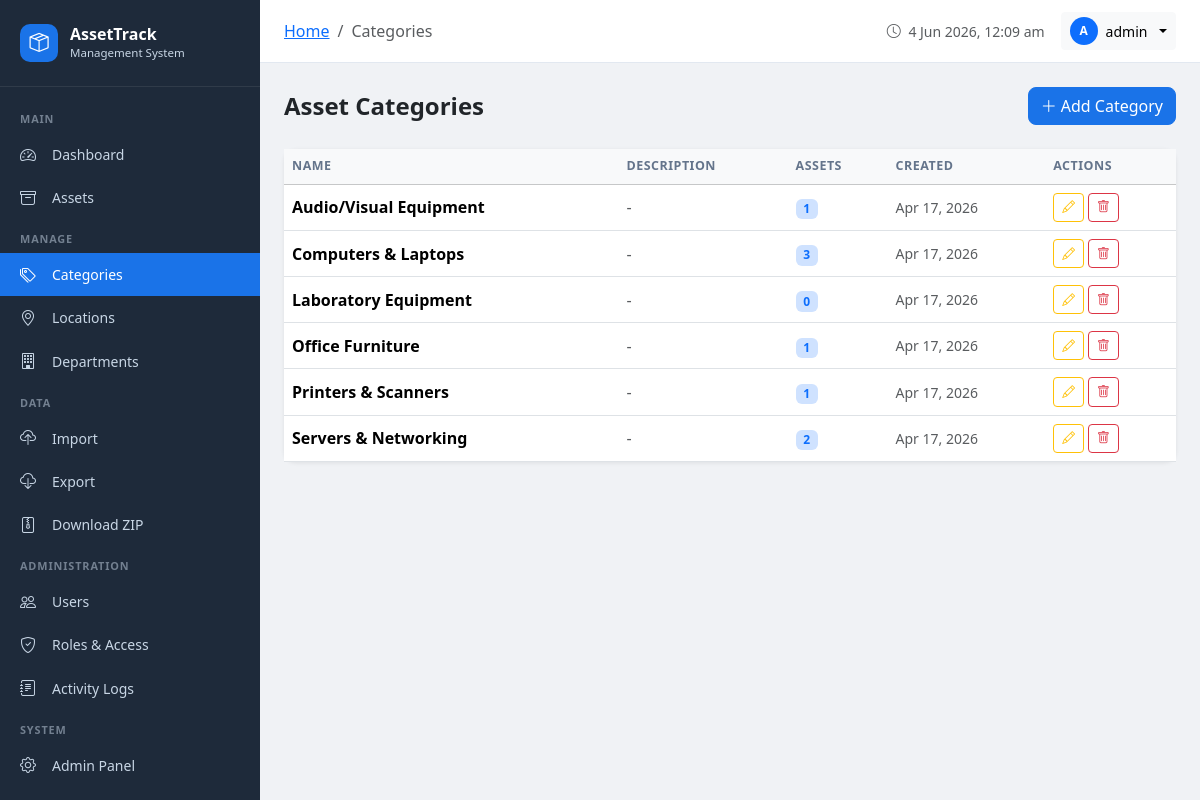
Page /categories/ (signed in) on the committed database.
### assets/models.py (models this page shows, shortened)
class Category(models.Model):
    name = models.CharField(max_length=100, unique=True)
    description = models.TextField(blank=True)
    created_at = models.DateTimeField(auto_now_add=True)
    class Meta:
        verbose_name_plural = 'Categories'
        ordering = ['name']

### assets/views.py (the view)
# urls.py: path('categories/', views.category_list, name='category_list'),
@login_required
def category_list(request):
    categories = Category.objects.annotate(asset_count=Count('assets')).order_by('name')
    return render(request, 'assets/category_list.html', {'categories': categories})

### accounts/context_processors.py (called while the page is built)
def user_profile(request):
    if request.user.is_authenticated:
        profile, _ = UserProfile.objects.get_or_create(user=request.user)
        return {'user_profile': profile}
    return {'user_profile': None}

### templates/assets/category_list.html (shortened to what this page needs)
{% extends 'base.html' %}
{% block breadcrumb %}
<li class="breadcrumb-item"><a href="{% url 'dashboard' %}">Home</a></li>
<li class="breadcrumb-item active">Categories</li>
{% endblock %}
{% block content %}
<div class="d-flex align-items-center justify-content-between mb-4">
    <h4 class="fw-bold mb-0">Asset Categories</h4>
    <a href="{% url 'category_create' %}" class="btn btn-primary"><i class="bi bi-plus-lg me-1"></i>Add Category</a>
</div>
<div class="card">
    <div class="table-responsive">
        <table class="table table-hover mb-0 align-middle">
            <thead class="table-light">
                <tr><th>Name</th><th>Description</th><th>Assets</th><th>Created</th><th>Actions</th></tr>
            </thead>
            <tbody>
                {% for cat in categories %}
                <tr>
                    <td class="fw-semibold">{{ cat.name }}</td>
                    <td class="text-muted">{{ cat.description|default:'-'|truncatechars:60 }}</td>
                    <td><span class="badge bg-primary-subtle text-primary">{{ cat.asset_count }}</span></td>
                    <td class="small text-muted">{{ cat.created_at|date:"M d, Y" }}</td>
                    <td>
                        <div class="d-flex gap-1">
                            <a href="{% url 'category_edit' cat.pk %}" class="btn btn-sm btn-outline-warning btn-action"><i class="bi bi-pencil"></i></a>
                            <a href="{% url 'category_delete' cat.pk %}" class="btn btn-sm btn-outline-danger btn-action"><i class="bi bi-trash"></i></a>
                        </div>
                    </td>
                </tr>
                {% empty %}
                <tr><td colspan="5" class="text-center py-5 text-muted"><i class="bi bi-tags fs-1 d-block mb-2"></i>No categories yet. <a href="{% url 'category_create' %}">Add one</a></td></tr>
                {% endfor %}
            </tbody>
        </table>
    </div>
</div>
{% endblock %}

### templates/base.html (shortened to what this page needs)
<!DOCTYPE html>
<html lang="en">
<head>
    <link href="https://cdn.jsdelivr.net/npm/bootstrap@5.3.2/dist/css/bootstrap.min.css" rel="stylesheet">
    <link href="https://cdn.jsdelivr.net/npm/bootstrap-icons@1.11.3/font/bootstrap-icons.min.css" rel="stylesheet">
</head>
<body>
{% if user.is_authenticated %}
<div class="sidebar" id="sidebar">
    <div class="sidebar-brand">
        <div class="sidebar-brand-icon"><i class="bi bi-box-seam"></i></div>
        <div>
            <div class="sidebar-brand-text">AssetTrack</div>
            <div class="sidebar-brand-sub">Management System</div>
        </div>
    </div>
    <nav class="sidebar-nav">
        <div class="nav-section-title">Main</div>
        <a href="{% url 'dashboard' %}" class="nav-link {% if request.resolver_match.url_name == 'dashboard' %}active{% endif %}">
            <i class="bi bi-speedometer2"></i> Dashboard
        </a>
        <a href="{% url 'asset_list' %}" class="nav-link {% if 'asset' in request.resolver_match.url_name %}active{% endif %}">
            <i class="bi bi-archive"></i> Assets
        </a>
        <div class="nav-section-title">Manage</div>
        <a href="{% url 'category_list' %}" class="nav-link {% if 'category' in request.resolver_match.url_name %}active{% endif %}">
            <i class="bi bi-tags"></i> Categories
        </a>
        <a href="{% url 'location_list' %}" class="nav-link {% if 'location' in request.resolver_match.url_name %}active{% endif %}">
            <i class="bi bi-geo-alt"></i> Locations
        </a>
        <a href="{% url 'department_list' %}" class="nav-link {% if 'department' in request.resolver_match.url_name %}active{% endif %}">
            <i class="bi bi-building"></i> Departments
        </a>
        {% if user.is_superuser or user.profile.role.can_import_export %}
        <div class="nav-section-title">Data</div>
        <a href="{% url 'import_assets' %}" class="nav-link {% if request.resolver_match.url_name == 'import_assets' %}active{% endif %}">
            <i class="bi bi-cloud-upload"></i> Import
        </a>
        <a href="{% url 'export_assets' %}" class="nav-link">
            <i class="bi bi-cloud-download"></i> Export
        </a>
        <a href="{% url 'download_zip' %}" class="nav-link {% if request.resolver_match.url_name == 'download_zip' %}active{% endif %}">
            <i class="bi bi-file-zip"></i> Download ZIP
        </a>
        {% endif %}
        {% if user.is_superuser or user.profile.role.can_manage_users %}
        <div class="nav-section-title">Administration</div>
        <a href="{% url 'user_list' %}" class="nav-link {% if 'user' in request.resolver_match.url_name %}active{% endif %}">
            <i class="bi bi-people"></i> Users
        </a>
        <a href="{% url 'role_list' %}" class="nav-link {% if 'role' in request.resolver_match.url_name %}active{% endif %}">
            <i class="bi bi-shield-check"></i> Roles & Access
        </a>
        {% endif %}
        {% if user.is_superuser or user.profile.role.can_view_logs %}
        <a href="{% url 'activity_log_list' %}" class="nav-link {% if request.resolver_match.url_name == 'activity_log_list' %}active{% endif %}">
            <i class="bi bi-journal-text"></i> Activity Logs
        </a>
        {% endif %}
        {% if user.is_superuser %}
        <div class="nav-section-title">System</div>
        <a href="/admin/" class="nav-link" target="_blank">
            <i class="bi bi-gear"></i> Admin Panel
        </a>
        {% endif %}
    </nav>
</div>
<div class="main-content">
    <div class="topbar">
        <div class="topbar-left">
            <nav aria-label="breadcrumb" class="d-none d-md-block">
                <ol class="breadcrumb mb-0 small">
                    {% block breadcrumb %}{% endblock %}
                </ol>
            </nav>
        </div>
        <div class="d-flex align-items-center gap-3">
            <span class="text-muted small d-none d-sm-inline">
                <i class="bi bi-clock me-1"></i>
                <span id="current-time"></span>
            </span>
            <div class="dropdown">
                <button class="btn btn-light btn-sm dropdown-toggle d-flex align-items-center gap-2" data-bs-toggle="dropdown">
                    {% if user.profile.avatar %}
                    <img src="{{ user.profile.avatar.url }}" class="rounded-circle" width="28" height="28" style="object-fit:cover">
                    {% else %}
                    <div class="rounded-circle bg-primary d-flex align-items-center justify-content-center text-white" style="width:28px;height:28px;font-size:0.75rem;font-weight:700">
                        {{ user.username|first|upper }}
                    </div>
                    {% endif %}
                    <span class="d-none d-sm-inline">{{ user.get_full_name|default:user.username }}</span>
                </button>
            </div>
        </div>
    </div>
    <div class="page-content">
        {% block content %}{% endblock %}
    </div>
</div>
{% else %}
{% block auth_content %}{% endblock %}
{% endif %}
</body>
</html>

### templates/base.html (style rules this page uses)
:root { --sidebar-width: 260px; --primary: #1a73e8; --sidebar-bg: #1e2a3a; --sidebar-text: #c8d6e5; --sidebar-hover: #2d3f55; --sidebar-active: #1a73e8; }
body { background: #f0f2f5; font-family: 'Segoe UI', sans-serif; }
.sidebar { position: fixed; top: 0; left: 0; height: 100vh; width: var(--sidebar-width); background: var(--sidebar-bg); z-index: 1000; overflow-y: auto; transition: transform 0.3s; }
.sidebar-brand { padding: 1.5rem 1.25rem; border-bottom: 1px solid rgba(255,255,255,0.08); display: flex; align-items: center; gap: 0.75rem; }
.sidebar-brand-icon { width: 38px; height: 38px; background: var(--primary); border-radius: 10px; display: flex; align-items: center; justify-content: center; font-size: 1.2rem; color: white; }
.sidebar-brand-text { color: white; font-weight: 700; font-size: 1rem; line-height: 1.2; }
.sidebar-brand-sub { color: var(--sidebar-text); font-size: 0.72rem; }
.sidebar-nav { padding: 0.75rem 0; }
.nav-section-title { color: rgba(200,214,229,0.5); font-size: 0.68rem; font-weight: 600; letter-spacing: 0.08em; text-transform: uppercase; padding: 0.75rem 1.25rem 0.35rem; }
.sidebar .nav-link { color: var(--sidebar-text); padding: 0.6rem 1.25rem; border-radius: 0; display: flex; align-items: center; gap: 0.75rem; font-size: 0.875rem; transition: all 0.2s; }
.sidebar .nav-link.active { background: var(--primary); color: white; }
.sidebar .nav-link i { width: 20px; font-size: 1rem; }
.main-content { margin-left: var(--sidebar-width); min-height: 100vh; }
.topbar { background: white; padding: 0.75rem 1.5rem; border-bottom: 1px solid #e2e8f0; position: sticky; top: 0; z-index: 999; display: flex; align-items: center; justify-content: space-between; }
.topbar-left { display: flex; align-items: center; gap: 1rem; }
.page-content { padding: 1.5rem; }
.card { border: none; border-radius: 12px; box-shadow: 0 1px 4px rgba(0,0,0,0.08); }
.table th { font-size: 0.78rem; text-transform: uppercase; letter-spacing: 0.04em; color: #64748b; font-weight: 600; }
.btn-action { padding: 0.25rem 0.5rem; font-size: 0.8rem; }
.btn-primary { background: var(--primary); border-color: var(--primary); border-radius: 8px; }

### rows in the picture
Category: name "Audio/Visual Equipment", description "-", asset_count "1", created_at "Apr 17, 2026"
Category: name "Computers & Laptops", description "-", asset_count "3", created_at "Apr 17, 2026"
Category: name "Laboratory Equipment", description "-", asset_count "0", created_at "Apr 17, 2026"
Category: name "Office Furniture", description "-", asset_count "1", created_at "Apr 17, 2026"
Category: name "Printers & Scanners", description "-", asset_count "1", created_at "Apr 17, 2026"
Category: name "Servers & Networking", description "-", asset_count "2", created_at "Apr 17, 2026"

### other values in the picture
{{ user.username|first|upper }} "A"
{{ user.get_full_name|default:user.username }} "admin"
